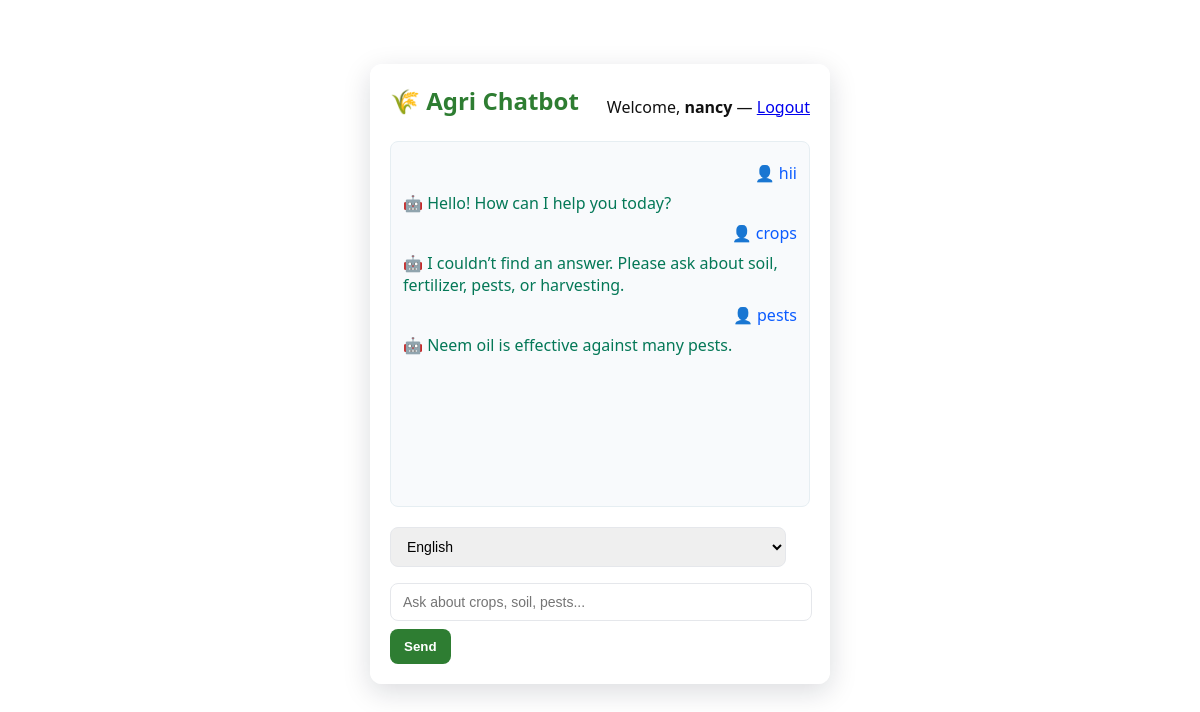
The page /chat (signed in) on the database its author committed.
### database.py (models this page shows, shortened)
class ChatHistory(db.Model):
    id = db.Column(db.Integer, primary_key=True)
    user_id = db.Column(db.Integer, db.ForeignKey("user.id"), nullable=False)
    message = db.Column(db.Text, nullable=False)
    response = db.Column(db.Text, nullable=False)
    timestamp = db.Column(db.DateTime, default=datetime.utcnow)

### app.py (the view, shortened to what this page needs)
@app.route("/chat", methods=["GET", "POST"])
def chat():
    if "user_id" not in session:
        return redirect(url_for("index"))
    chats = ChatHistory.query.filter_by(user_id=session["user_id"]).order_by(ChatHistory.timestamp.asc()).all()
    return render_template("chat.html", username=session.get("username"), chats=chats)

### templates/chat.html (shortened to what this page needs)
<!DOCTYPE html>
<html lang="en">
<head>
<link rel="stylesheet" href="{{ url_for('static', filename='style.css') }}">
</head>
<body class="bg">
<div class="chat-container">
  <header class="chat-header">
    <div><h2>🌾 Agri Chatbot</h2></div>
    <div class="user-info">Welcome, <strong>{{ username }}</strong> — <a href="{{ url_for('logout') }}">Logout</a></div>
  </header>
  <div id="chat-box" class="chat-box">
    {% for c in chats %}
      <div class="chat-row">
        <div class="user-msg">👤 {{ c.message }}</div>
        <div class="bot-msg">🤖 {{ c.response }}</div>
      </div>
    {% endfor %}
  </div>
  <form id="chat-form" class="chat-form">
      <label for="lang"></label><select id="lang" name="lang">
      <option value="en">English</option>
    </select>
      <label for="message"></label><input id="message" name="message" placeholder="Ask about crops, soil, pests..." autocomplete="off" required>
    <button type="submit">Send</button>
  </form>
</div>
</body>
</html>

### static/style.css (style rules this page uses)
:root { --brand:#2e7d32; --brand-dark:#1b5e20; --card-bg: rgba(255,255,255,0.95); --muted:#6b7280; }
body.bg { background: url("https://wallpapercave.com/wp/wp9212357.jpg") center/cover no-repeat fixed; font-family: "Segoe UI", Roboto, Arial, sans-serif; margin:0; padding:0; color:#111; }
.auth-container, .chat-container, .dashboard { width: 420px; max-width:95%; margin: 64px auto; background: var(--card-bg); padding: 20px; border-radius: 12px; box-shadow: 0 8px 28px rgba(15,23,42,0.15); }
.auth-container h2, .chat-container h2, .dashboard h2 { color: var(--brand); margin: 0 0 12px; font-weight:600; }
input, select { width: calc(100% - 24px); padding: 10px 12px; margin:8px 0; border-radius:8px; border:1px solid #e5e7eb; font-size: 14px; }
button { background: var(--brand); color: #fff; border: none; padding:10px 14px; border-radius:8px; cursor:pointer; font-weight:600; }
.chat-header { display:flex; justify-content:space-between; align-items:center; margin-bottom:12px }
.chat-box { height: 340px; overflow-y:auto; border-radius:8px; background:#f8fafc; padding:12px; border:1px solid #e6eef2; margin-bottom:12px }
.user-msg { text-align:right; color: #0b5cff; margin:8px 0; }
.bot-msg { text-align:left; color: #047857; margin:8px 0; }

### rows shown on the page
ChatHistory: message "hii", response "Hello! How can I help you today?"
ChatHistory: message "crops", response "I couldn’t find an answer. Please ask about soil, fertilizer, pests, or harvesting."
ChatHistory: message "pests", response "Neem oil is effective against many pests."

### other values the page prints
{{ username }} "nancy"
